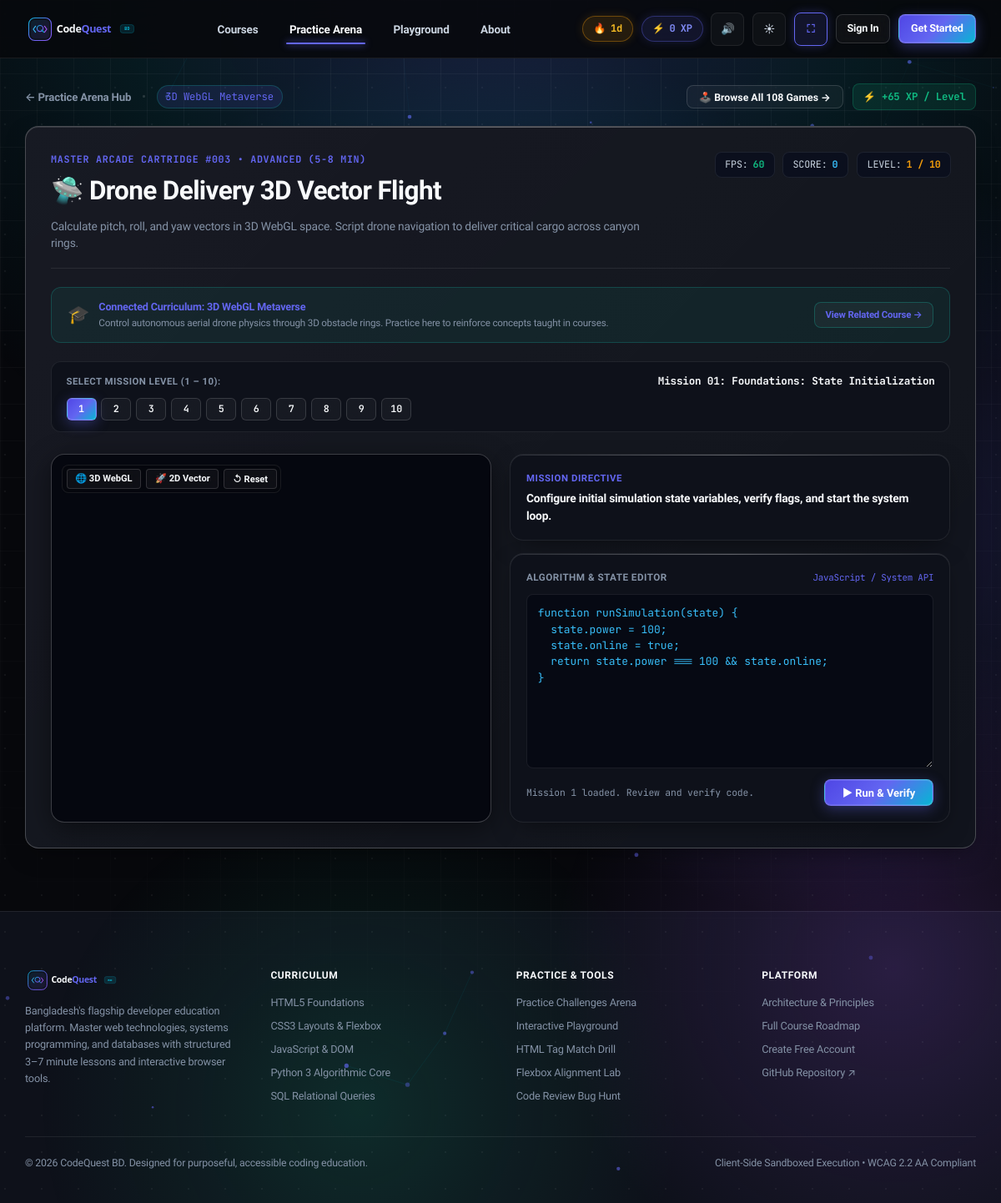
/games/drone-flight-3d/, run on the app's committed database.
### learn/models.py (models this page shows, shortened)
class Game(models.Model):
    slug = models.SlugField(max_length=60, unique=True)
    title = models.CharField(max_length=120)
    tagline = models.CharField(max_length=240)
    description = models.TextField()
    category = models.CharField(max_length=80, default="Syntax Drill")
    difficulty = models.CharField(max_length=40, default="Beginner (1-2 min)")
    icon_svg = models.TextField(blank=True, default="")
    xp_per_win = models.PositiveIntegerField(default=50)
    order = models.PositiveIntegerField(default=0)
    class Meta:
        ordering = ["order", "id"]

### learn/views.py (the view)
# urls.py: path("games/<slug:game_slug>/", views.game_play, name="game_play"),
def game_play(request, game_slug):
    game = get_object_or_404(Game, slug=game_slug)
    specific_template = f"games/{game_slug.replace('-', '_')}.html"
    try:
        from django.template.loader import select_template
        t = select_template([specific_template, "games/arcade_player.html"])
        template_name = t.template.name
    except Exception:
        template_name = "games/arcade_player.html"
    all_games = Game.objects.all().order_by("order")
    related_games = Game.objects.filter(category=game.category).exclude(id=game.id)[:8]
    return render(request, template_name, {
        "game": game,
        "all_games": all_games,
        "related_games": related_games,
    })

### learn/context_processors.py (called while the page is built, shortened)
def global_stats(request):
    xp = 0
    streak = 1
    completed_ids = []
    return {
        "ADMIN_URL": getattr(settings, "ADMIN_URL", "hidden-core-cms"),
        "user_xp": xp,
        "user_streak": streak,
        "completed_lesson_ids": completed_ids,
        "nav_languages": Language.objects.filter(is_active=True).prefetch_related("courses")[:6],
    }

### templates/games/arcade_player.html (shortened to what this page needs)
{% extends "base.html" %}
{% load static %}
{% block content %}
<div class="shell" style="padding-top: 2rem; padding-bottom: 5rem;">
  <div style="margin-bottom: 1.25rem; display: flex; flex-wrap: wrap; justify-content: space-between; align-items: center; gap: 1rem;">
    <div style="display: flex; align-items: center; gap: 0.85rem;">
      <a href="{% url 'games_hub' %}?mode=arcade" style="font-size: 0.88rem; color: var(--text-muted); text-decoration: none; display: inline-flex; align-items: center; gap: 0.4rem; font-weight: 600;">
        &larr; Practice Arena Hub
      </a>
      <span style="color: var(--border-medium);">&bull;</span>
      <span style="font-size: 0.82rem; font-family: var(--font-mono); color: var(--accent); background: var(--accent-subtle); padding: 0.2rem 0.65rem; border-radius: 999px; border: 1px solid rgba(20, 184, 166, 0.25);">
        {{ game.category }}
      </span>
    </div>
    <div style="display: flex; align-items: center; gap: 0.75rem;">
      <button id="openCatalogDrawerBtn" class="btn btn-ghost" style="font-size: 0.82rem; padding: 0.35rem 0.95rem; border-color: var(--border-medium); font-weight: 700; color: var(--text-primary);">
        🕹️ Browse All 108 Games &rarr;
      </button>
      <span style="font-size: 0.82rem; font-family: var(--font-mono); font-weight: 700; color: #10b981; background: var(--success-subtle); padding: 0.35rem 0.75rem; border-radius: var(--radius-sm); border: 1px solid rgba(16, 185, 129, 0.25);">
        ⚡ +{{ game.xp_per_win }} XP / Level
      </span>
    </div>
  </div>
  <div class="cq-card" style="padding: 2rem; border: 1px solid var(--border-strong);">
    <div style="display: flex; flex-wrap: wrap; justify-content: space-between; align-items: flex-start; gap: 1.5rem; margin-bottom: 1.5rem; padding-bottom: 1.25rem; border-bottom: 1px solid var(--border-subtle);">
      <div>
        <div style="font-size: 0.78rem; font-family: var(--font-mono); color: var(--accent); text-transform: uppercase; font-weight: 700; letter-spacing: 0.06em;">
          Master Arcade Cartridge #{{ game.order|stringformat:"03d" }} &bull; {{ game.difficulty }}
        </div>
        <h1 style="font-size: clamp(1.6rem, 2.8vw, 2.1rem); font-weight: 800; color: var(--text-primary); margin: 0.25rem 0 0.4rem; letter-spacing: -0.02em;">
          {{ game.icon_svg }} {{ game.title }}
        </h1>
        <p style="font-size: 0.92rem; color: var(--text-muted); margin: 0; max-width: 720px; line-height: 1.5;">
          {{ game.description }}
        </p>
      </div>
      <div style="display: flex; flex-wrap: wrap; gap: 0.65rem; align-items: center;">
        <div class="arcade-hud-pill">
          <span>FPS:</span>
          <strong id="hudFps" style="color: #10b981;">60</strong>
        </div>
        <div class="arcade-hud-pill">
          <span>SCORE:</span>
          <strong id="hudScore" style="color: #38bdf8;">0</strong>
        </div>
        <div class="arcade-hud-pill">
          <span>LEVEL:</span>
          <strong id="hudLevelBadge" style="color: #f59e0b;">1 / 10</strong>
        </div>
      </div>
    </div>
    <div style="background: rgba(20, 184, 166, 0.08); border: 1px solid rgba(20, 184, 166, 0.25); border-radius: var(--radius-md); padding: 0.85rem 1.25rem; margin-bottom: 1.5rem; display: flex; align-items: center; justify-content: space-between; gap: 1rem; flex-wrap: wrap;">
      <div style="display: flex; align-items: center; gap: 0.75rem;">
        <span style="font-size: 1.4rem;">🎓</span>
        <div>
          <div style="font-size: 0.84rem; font-weight: 700; color: var(--accent);">Connected Curriculum: {{ game.category }}</div>
          <div style="font-size: 0.78rem; color: var(--text-muted);">{{ game.tagline }} Practice here to reinforce concepts taught in courses.</div>
        </div>
      </div>
      <a href="{% url 'catalogue' %}" class="btn btn-ghost" style="font-size: 0.76rem; padding: 0.35rem 0.85rem; border-color: rgba(20, 184, 166, 0.3); color: var(--accent);">
        View Related Course &rarr;
      </a>
    </div>
    <div style="margin-bottom: 1.75rem; background: var(--bg-surface); border: 1px solid var(--border-subtle); border-radius: var(--radius-md); padding: 0.85rem 1.15rem;">
      <div style="display: flex; justify-content: space-between; align-items: center; margin-bottom: 0.65rem; flex-wrap: wrap; gap: 0.5rem;">
        <span style="font-size: 0.76rem; font-weight: 700; color: var(--text-muted); text-transform: uppercase; letter-spacing: 0.04em;">
          Select Mission Level (1 – 10):
        </span>
        <span id="activeLevelTitle" style="font-size: 0.84rem; font-weight: 700; color: var(--text-primary); font-family: var(--font-mono);">
        </span>
      </div>
      <div id="levelPillsContainer" style="display: flex; gap: 0.4rem; flex-wrap: wrap;">
      </div>
    </div>
    <div style="display: grid; grid-template-columns: repeat(auto-fit, minmax(360px, 1fr)); gap: 1.5rem; align-items: stretch;">
      <div class="arcade-viewport" id="viewportContainer">
        <div style="position: absolute; top: 12px; left: 12px; z-index: 10; display: flex; gap: 0.4rem; background: rgba(7, 8, 14, 0.85); backdrop-filter: blur(12px); padding: 0.3rem; border-radius: var(--radius-sm); border: 1px solid var(--border-subtle);">
          <button id="viewMode3dBtn" class="btn btn-ghost" style="padding: 0.25rem 0.65rem; font-size: 0.74rem; border-radius: 4px; font-weight: 700;">
            🌐 3D WebGL
          </button>
          <button id="viewMode2dBtn" class="btn btn-ghost" style="padding: 0.25rem 0.65rem; font-size: 0.74rem; border-radius: 4px; font-weight: 700;">
            🚀 2D Vector
          </button>
          <button id="resetSimBtn" class="btn btn-ghost" style="padding: 0.25rem 0.65rem; font-size: 0.74rem; border-radius: 4px;">
            ↺ Reset
          </button>
        </div>
        <div id="threeCanvasMount" style="width: 100%; height: 100%; min-height: 440px;"></div>
      </div>
      <div style="display: flex; flex-direction: column; gap: 1rem;">
        <div class="cq-card" style="padding: 1.25rem; background: var(--bg-surface); border: 1px solid var(--border-subtle);">
          <div style="font-size: 0.76rem; font-weight: 700; color: var(--accent); text-transform: uppercase; margin-bottom: 0.35rem; letter-spacing: 0.05em;">
            Mission Directive
          </div>
          <div id="missionObjectiveText" style="font-size: 0.92rem; color: var(--text-primary); font-weight: 600; line-height: 1.5;">
          </div>
        </div>
        <div class="cq-card" style="flex: 1; padding: 1.25rem; background: var(--bg-surface); border: 1px solid var(--border-subtle); display: flex; flex-direction: column;">
          <div style="display: flex; justify-content: space-between; align-items: center; margin-bottom: 0.65rem;">
            <span style="font-size: 0.78rem; font-weight: 700; color: var(--text-muted); text-transform: uppercase; letter-spacing: 0.04em;">
              Algorithm &amp; State Editor
            </span>
            <span style="font-size: 0.72rem; font-family: var(--font-mono); color: var(--accent);">JavaScript / System API</span>
          </div>
          <textarea id="arcadeCodeEditor" class="code-editor" style="flex: 1; min-height: 180px; width: 100%; background: #060913; border: 1px solid var(--border-subtle); border-radius: var(--radius-sm); padding: 0.85rem; font-family: var(--font-mono); font-size: 0.86rem; color: #38bdf8; resize: vertical; line-height: 1.5;" spellcheck="false">// Mission Script: {{ game.title }}
function runSimulation(state) {
  state.power = 100;
  state.active = true;
  state.velocity += 1.5;
  return state.velocity >= 5.0;
}</textarea>
          <div style="margin-top: 0.85rem; display: flex; justify-content: space-between; align-items: center; flex-wrap: wrap; gap: 0.5rem;">
            <span id="consoleStatusText" style="font-size: 0.76rem; color: var(--text-muted); font-family: var(--font-mono);">
            </span>
            <button id="btnExecuteScript" class="btn btn-primary" style="padding: 0.5rem 1.4rem; font-size: 0.86rem; font-weight: 800;">
              ▶ Run &amp; Verify
            </button>
          </div>
        </div>
      </div>
    </div>
  </div>
</div>
{% endblock %}

### static/css/codequest.css (style rules this page uses)
:root, [data-theme="dark"] { --bg-canvas: #07080c; --bg-surface: #0e111a; --bg-surface-elevated: #141824; --bg-panel: #181d2c; --bg-input: #0a0d14; --bg-glass: rgba(7, 8, 12, 0.88); --border-subtle: rgba(255, 255, 255, 0.08); --border-medium: rgba(255, 255, 255, 0.14); --border-strong: rgba(255, 255, 255, 0.22); --border-glow: rgba(99, 102, 241, 0.45); --text-primary: #f8fafc; --text-secondary: #cbd5e1; --text-muted: #8492a6; --text-dim: #4b5568; --accent: #6366f1; --accent-hover: #4f46e5; --accent-primary: #6366f1; --accent-secondary: #06b6d4; --accent-glow: rgba(99, 102, 241, 0.28); --accent-subtle: rgba(99, 102, 241, 0.12); --accent-gradient: linear-gradient(135deg, #38bdf8 0%, #818cf8 50%, #c084fc 100%); --accent-gradient-btn: linear-gradient(135deg, #4f46e5 0%, #6366f1 50%, #06b6d4 100%); --success: #10b981; --success-glow: rgba(16, 185, 129, 0.25); --success-subtle: rgba(16, 185, 129, 0.12); --warning: #f59e0b; --warning-glow: rgba(245, 158, 11, 0.25); --warning-subtle: rgba(245, 158, 11, 0.12); --danger: #ef4444; --danger-glow: rgba(239, 68, 68, 0.25); --danger-subtle: rgba(239, 68, 68, 0.12); --lang-html: #f97316; --lang-css: #38bdf8; --lang-js: #facc15; --lang-py: #34d399; --lang-sql: #c084fc; --font-sans: 'Plus Jakarta Sans', -apple-system, BlinkMacSystemFont, "Segoe UI", Roboto, sans-serif; --font-mono: 'JetBrains Mono', ui-monospace, Menlo, Consolas, monospace; --radius-xs: 4px; --radius-sm: 8px; --radius-md: 12px; --radius-lg: 16px; --radius-xl: 22px; --shadow-subtle: 0 1px 2px rgba(0, 0, 0, 0.4); --shadow-card: 0 8px 24px -4px rgba(0, 0, 0, 0.5), 0 0 0 1px rgba(255, 255, 255, 0.05) inset; --shadow-elevated: 0 18px 40px -6px rgba(0, 0, 0, 0.65), 0 0 0 1px rgba(255, 255, 255, 0.08) inset; --shadow-glow: 0 0 36px -4px rgba(99, 102, 241, 0.35); --ease: cubic-bezier(0.16, 1, 0.3, 1); }
*, *::before, *::after { box-sizing: border-box; margin: 0; padding: 0; }
html { font-size: 15px; scroll-behavior: smooth; -webkit-text-size-adjust: 100%; overflow-x: hidden; }
body { background-color: var(--bg-canvas); color: var(--text-primary); font-family: var(--font-sans); line-height: 1.6; letter-spacing: -0.012em; min-height: 100vh; display: flex; flex-direction: column; overflow-x: hidden; -webkit-font-smoothing: antialiased; -moz-osx-font-smoothing: grayscale; position: relative; transition: background-color 0.2s var(--ease), color 0.2s var(--ease); }
.shell { width: 100%; max-width: min(96vw, 1840px); margin: 0 auto; padding: 0 clamp(1.25rem, 3.5vw, 3.5rem); position: relative; z-index: 1; transition: max-width 0.3s cubic-bezier(0.16, 1, 0.3, 1), padding 0.3s cubic-bezier(0.16, 1, 0.3, 1); }
body.is-fluid-layout .shell, body.is-fluid-layout .shell-wide { max-width: 100% !important; padding-left: clamp(1rem, 2.5vw, 2.5rem) !important; padding-right: clamp(1rem, 2.5vw, 2.5rem) !important; }
.btn { display: inline-flex; align-items: center; justify-content: center; gap: 0.55rem; padding: 0.65rem 1.35rem; border-radius: var(--radius-sm); font-size: 0.88rem; font-weight: 600; cursor: pointer; text-decoration: none; transition: all 0.18s var(--ease); border: 1px solid transparent; font-family: inherit; white-space: nowrap; position: relative; }
.btn-primary { background: var(--accent-gradient-btn); color: #ffffff !important; border: 1px solid rgba(255, 255, 255, 0.2); box-shadow: 0 4px 16px rgba(99, 102, 241, 0.35), 0 0 0 1px rgba(255, 255, 255, 0.1) inset; }
.btn-ghost { background: rgba(255, 255, 255, 0.04); color: var(--text-primary); border: 1px solid var(--border-medium); backdrop-filter: blur(8px); }
.cq-card { background: linear-gradient(135deg, rgba(255, 255, 255, 0.04) 0%, rgba(255, 255, 255, 0.01) 100%), var(--bg-surface); border: 1px solid var(--border-medium); border-radius: var(--radius-lg); padding: 1.85rem; box-shadow: inset 0 1px 0 0 rgba(255, 255, 255, 0.12), 0 10px 30px -10px rgba(0, 0, 0, 0.5); position: relative; transition: all 0.25s cubic-bezier(0.16, 1, 0.3, 1); overflow: hidden; backdrop-filter: blur(16px); -webkit-backdrop-filter: blur(16px); }
.cq-card::before { content: ''; position: absolute; top: 0; left: 0; right: 0; height: 1px; background: linear-gradient(90deg, transparent 0%, rgba(255, 255, 255, 0.25) 50%, transparent 100%); pointer-events: none; }

### data on the page
Game: category "3D WebGL Metaverse", xp_per_win "65", order "003", difficulty "ADVANCED (5-8 MIN)", icon_svg "🛸", title "Drone Delivery 3D Vector Flight", description "Calculate pitch, roll, and yaw vectors in 3D WebGL space. Script drone navigation to deliver critical cargo across canyon rings.", tagline "Control autonomous aerial drone physics through 3D obstacle rings.", title "function runSimulation(state) { state.power = 100; state.online = true; return state.power === 100 && state.online; }"

### other printed values
{{ user_streak }} "1"
{{ user_xp }} "0"
